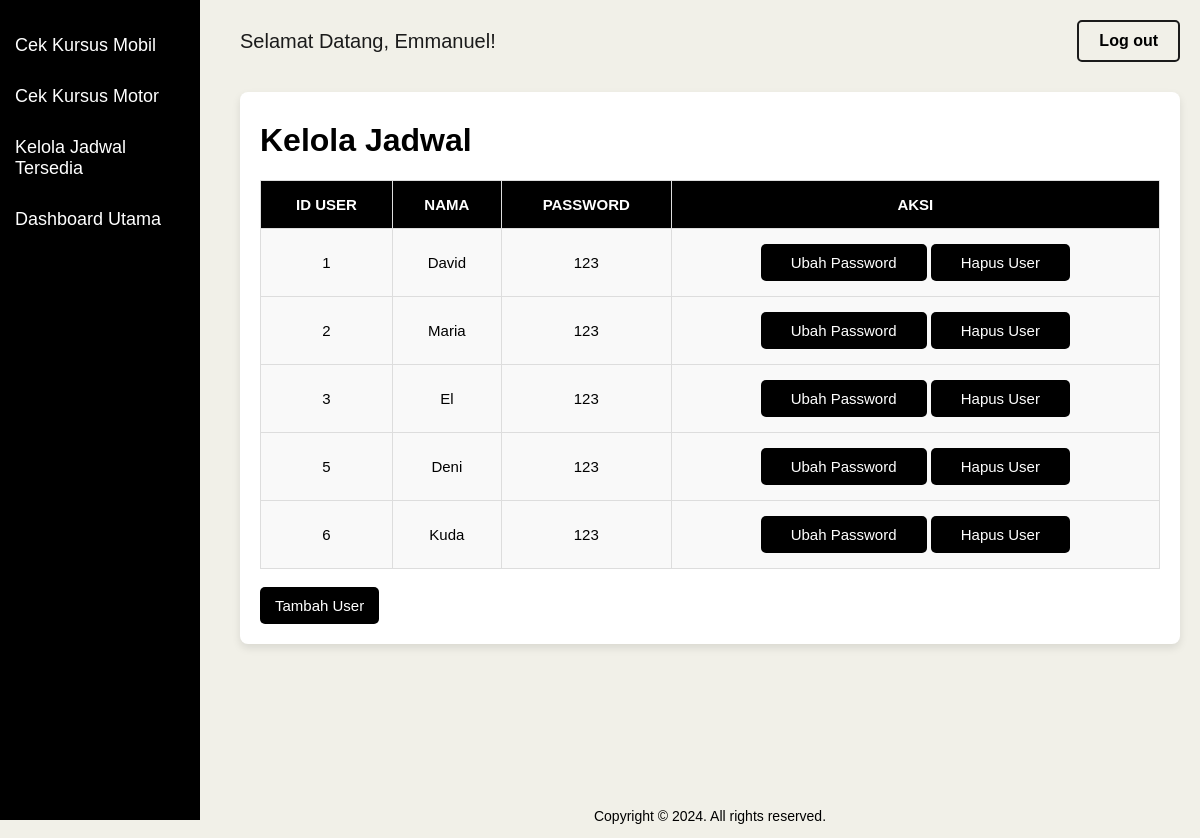
Screenshot of /frontend/admin/view-kelola-user.php (signed in) with the database file from the repository.
### tables this page shows
CREATE TABLE `user_profiles` (
  `idUser` int(11) NOT NULL,
  `nama` varchar(20) NOT NULL,
  `password` varchar(20) NOT NULL
);

### backend/admin/be-admin.php (called while the page is built, shortened)
<?php
    class Admin {
        public $host = "127.0.0.1";
        public $name = "dbkursus";
        public $user = "root";
        public $pass = "";
        public $db;
        public function __construct()
        {
            $this->db = new PDO(
                "mysql:host={$this->host};dbname={$this->name}",
                $this->user,
                $this->pass
            );
        }
        public function tampilkanUser()
        {
            $query = $this->db->prepare("SELECT * FROM user_profiles");
            $query->execute();
            $data = $query->fetchAll();
            return $data;
        }
    }
?>

### frontend/admin/view-kelola-user.php (the view, shortened to what this page needs)
<html>
<head>
</head>
<body>
    <div class="sidebar">
        <button onclick="adminPage('mobil')">Cek Kursus Mobil</button>
        <button onclick="adminPage('motor')">Cek Kursus Motor</button>
        <button onclick="kelolaJadwal()">Kelola Jadwal Tersedia</button>
        <button onclick="kembaliDashboard()">Dashboard Utama</button>
    </div>
    <div class="content">
        <div class="navbar">
            <span>Selamat Datang, <?php echo htmlspecialchars($_SESSION['admin_name']); ?>!</span>
            <button onclick="logoutPage()">Log out</button>
        </div>
        <div class="table-container">
            <h1>Kelola Jadwal</h1>
            <?php
                include "../../backend/admin/be-admin.php";
                $pk = new Admin();
                $dtk = $pk->tampilkanUser();
                echo "<table>";
                echo "<tr> <th>ID USER</th> <th>NAMA</th> <th>PASSWORD</th> <th>AKSI</th></tr>";
                foreach ($dtk as $d) {
                    echo "<tr>";
                        echo "<td>" .$d["idUser"]. "</td>";
                        echo "<td>" .$d["nama"]. "</td>";
                        echo "<td>" .$d["password"]. "</td>";
                        echo "<td>";
                            echo "<button><a href='view-edit-user.php?idUser=".$d["idUser"]."'>Ubah Password</a></button>";
                            echo "  <button><a href='../../backend/admin/proses-hapus-user.php?idUser=".$d["idUser"]."'>Hapus User</a></button>";
                        echo "</td>";
                    echo "</tr>";
                }
                echo "</table><br>";
            ?>
            <button onclick="tambahUser()">Tambah User</button>
        </div>
        <footer class="bg-white">
            <p class="mt-4 text-center text-sm text-black lg:mt-0 lg:text-right">
                Copyright &copy; 2024. All rights reserved.
            </p>
        </footer>
    </div>
</body>
</html>

### frontend/admin/view-kelola-user.php (style rules this page uses)
body { display: flex; min-height: 100vh; margin: 0; font-family: Arial, sans-serif; background-color: #F1F0E8; }
.sidebar { width: 200px; height: 100vh; background-color: #000; position: fixed; top: 0; left: 0; padding-top: 20px; color: white; }
.sidebar button { width: 100%; padding: 15px; border: none; background: none; color: white; font-size: 18px; text-align: left; cursor: pointer; }
.content { margin-left: 220px; padding: 20px; width: 100%; }
.navbar { display: flex; justify-content: space-between; align-items: center; background-color: none; color: #1b1b1b; font-size: 20px; }
.navbar button { padding: 10px 20px; font-size: 1rem; border: 2px solid #1b1b1b; border-radius: 5px; cursor: pointer; transition: background-color 0.3s, transform 0.2s; background-color: #F1F0E8; color: black; font-weight: bold; }
.table-container { margin-top: 30px; padding: 10px; background-color: #fff; border-radius: 8px; box-shadow: 0 4px 8px rgba(0, 0, 0, 0.1); padding: 20px; }
h1 { margin-top: 10px; }
table { width: 100%; border-collapse: collapse; margin-top: 20px; }
th, td { padding: 15px; text-align: center; font-size: 15px; border: 1px solid #ddd; background-color: #f9f9f9; }
th { background-color: #000; color: #fff; font-weight: bold; }
button, button a { padding: 10px 15px; font-size: 15px; border-radius: 5px; cursor: pointer; background-color: #000; color: white; border: none; text-decoration: none; transition: background-color 0.3s, transform 0.2s; }
footer { display: flex; justify-content: center; align-items: center; text-align: center; margin-top: 150px; font-size: 14px; }

### rows the page displays
user_profiles: idUser "1", nama "David", password "123"
user_profiles: idUser "2", nama "Maria", password "123"
user_profiles: idUser "3", nama "El", password "123"
user_profiles: idUser "5", nama "Deni", password "123"
user_profiles: idUser "6", nama "Kuda", password "123"

### other values shown
$_SESSION['admin_name'] "Emmanuel"
